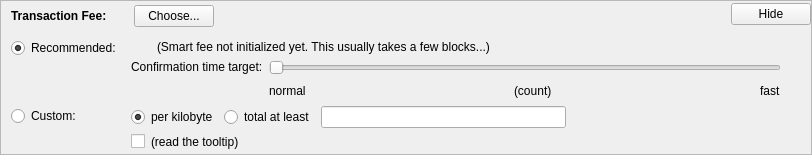
    <widget class="QFrame" name="frameFee">
     <property name="sizePolicy">
      <sizepolicy hsizetype="Expanding" vsizetype="Expanding">
       <horstretch>0</horstretch>
       <verstretch>0</verstretch>
      </sizepolicy>
     </property>
     <property name="maximumSize">
      <size>
       <width>16777215</width>
       <height>16777215</height>
      </size>
     </property>
     <property name="frameShape">
      <enum>QFrame::StyledPanel</enum>
     </property>
     <property name="frameShadow">
      <enum>QFrame::Sunken</enum>
     </property>
     <layout class="QVBoxLayout" name="verticalLayoutFee1">
      <property name="spacing">
       <number>0</number>
      </property>
      <property name="leftMargin">
       <number>0</number>
      </property>
      <property name="topMargin">
       <number>0</number>
      </property>
      <property name="rightMargin">
       <number>0</number>
      </property>
      <property name="bottomMargin">
       <number>0</number>
      </property>
      <item>
       <layout class="QVBoxLayout" name="verticalLayoutFee2" stretch="0,0,0">
        <property name="spacing">
         <number>0</number>
        </property>
        <property name="leftMargin">
         <number>10</number>
        </property>
        <property name="topMargin">
         <number>0</number>
        </property>
        <item>
         <layout class="QHBoxLayout" name="horizontalLayoutFee1">
          <property name="bottomMargin">
           <number>0</number>
          </property>
          <item>
           <layout class="QVBoxLayout" name="verticalLayoutFee7">
            <property name="spacing">
             <number>0</number>
            </property>
            <item>
             <spacer name="verticalSpacerSmartFee">
              <property name="orientation">
               <enum>Qt::Vertical</enum>
              </property>
              <property name="sizeType">
               <enum>QSizePolicy::Fixed</enum>
              </property>
              <property name="sizeHint" stdset="0">
               <size>
                <width>1</width>
                <height>4</height>
               </size>
              </property>
             </spacer>
            </item>
            <item>
             <layout class="QHBoxLayout" name="horizontalLayoutSmartFee">
              <property name="spacing">
               <number>10</number>
              </property>
              <item>
               <widget class="QLabel" name="labelFeeHeadline">
                <property name="sizePolicy">
                 <sizepolicy hsizetype="Preferred" vsizetype="Maximum">
                  <horstretch>0</horstretch>
                  <verstretch>0</verstretch>
                 </sizepolicy>
                </property>
                <property name="font">
                 <font>
                  <weight>75</weight>
                  <bold>true</bold>
                 </font>
                </property>
                <property name="styleSheet">
                 <string notr="true">font-weight:bold;</string>
                </property>
                <property name="text">
                 <string>Transaction Fee:</string>
                </property>
               </widget>
              </item>
              <item>
               <widget class="QLabel" name="labelFeeMinimized">
                <property name="text">
                 <string/>
                </property>
               </widget>
              </item>
              <item>
               <widget class="QPushButton" name="buttonChooseFee">
                <property name="text">
                 <string>Choose...</string>
                </property>
               </widget>
              </item>
             </layout>
            </item>
            <item>
             <spacer name="verticalSpacer_5">
              <property name="orientation">
               <enum>Qt::Vertical</enum>
              </property>
              <property name="sizeHint" stdset="0">
               <size>
                <width>1</width>
                <height>1</height>
               </size>
              </property>
             </spacer>
            </item>
           </layout>
          </item>
          <item>
           <spacer name="horizontalSpacer_4">
            <property name="orientation">
             <enum>Qt::Horizontal</enum>
            </property>
            <property name="sizeHint" stdset="0">
             <size>
              <width>40</width>
              <height>20</height>
             </size>
            </property>
           </spacer>
          </item>
          <item>
           <widget class="QPushButton" name="buttonMinimizeFee">
            <property name="toolTip">
             <string>collapse fee-settings</string>
            </property>
            <property name="text">
             <string>Hide</string>
            </property>
           </widget>
          </item>
         </layout>
        </item>
        <item>
         <widget class="QFrame" name="frameFeeSelection">
          <layout class="QVBoxLayout" name="verticalLayoutFee12">
           <property name="spacing">
            <number>0</number>
           </property>
           <property name="leftMargin">
            <number>0</number>
           </property>
           <property name="topMargin">
            <number>0</number>
           </property>
           <property name="rightMargin">
            <number>0</number>
           </property>
           <property name="bottomMargin">
            <number>0</number>
           </property>
           <item>
            <layout class="QGridLayout" name="gridLayoutFee">
             <property name="topMargin">
              <number>10</number>
             </property>
             <property name="bottomMargin">
              <number>4</number>
             </property>
             <property name="horizontalSpacing">
              <number>10</number>
             </property>
             <property name="verticalSpacing">
              <number>4</number>
             </property>
             <item row="1" column="1">
              <layout class="QVBoxLayout" name="verticalLayoutFee8">
               <property name="spacing">
                <number>6</number>
               </property>
               <item>
                <layout class="QHBoxLayout" name="horizontalLayoutFee13">
                 <item>
                  <widget class="QRadioButton" name="radioCustomPerKilobyte">
                   <property name="toolTip">
                    <string>If the custom fee is set to 1000 satoshis and the transaction is only 250 bytes, then &quot;per kilobyte&quot; only pays 250 satoshis in fee, while &quot;total at least&quot; pays 1000 satoshis. For transactions bigger than a kilobyte both pay by kilobyte.</string>
                   </property>
                   <property name="text">
                    <string>per kilobyte</string>
                   </property>
                   <property name="checked">
                    <bool>true</bool>
                   </property>
                   <attribute name="buttonGroup">
                    <string notr="true">groupCustomFee</string>
                   </attribute>
                  </widget>
                 </item>
                 <item>
                  <widget class="QRadioButton" name="radioCustomAtLeast">
                   <property name="toolTip">
                    <string>If the custom fee is set to 1000 satoshis and the transaction is only 250 bytes, then &quot;per kilobyte&quot; only pays 250 satoshis in fee, while &quot;total at least&quot; pays 1000 satoshis. For transactions bigger than a kilobyte both pay by kilobyte.</string>
                   </property>
                   <property name="text">
                    <string>total at least</string>
                   </property>
                   <attribute name="buttonGroup">
                    <string notr="true">groupCustomFee</string>
                   </attribute>
                  </widget>
                 </item>
                 <item>
                  <widget class="BitcoinAmountField" name="customFee"/>
                 </item>
                 <item>
                  <spacer name="horizontalSpacer_6">
                   <property name="orientation">
                    <enum>Qt::Horizontal</enum>
                   </property>
                   <property name="sizeHint" stdset="0">
                    <size>
                     <width>1</width>
                     <height>1</height>
                    </size>
                   </property>
                  </spacer>
                 </item>
                </layout>
               </item>
               <item>
                <layout class="QHBoxLayout" name="horizontalLayoutFee8">
                 <item>
                  <widget class="QCheckBox" name="checkBoxMinimumFee">
                   <property name="toolTip">
                    <string>Paying only the minimum fee is just fine as long as there is less transaction volume than space in the blocks. But be aware that this can end up in a never confirming transaction once there is more demand for solarcoin transactions than the network can process.</string>
                   </property>
                   <property name="text">
                    <string/>
                   </property>
                  </widget>
                 </item>
                 <item>
                  <widget class="QLabel" name="labelMinFeeWarning">
                   <property name="enabled">
                    <bool>true</bool>
                   </property>
                   <property name="toolTip">
                    <string>Paying only the minimum fee is just fine as long as there is less transaction volume than space in the blocks. But be aware that this can end up in a never confirming transaction once there is more demand for solarcoin transactions than the network can process.</string>
                   </property>
                   <property name="text">
                    <string>(read the tooltip)</string>
                   </property>
                   <property name="margin">
                    <number>5</number>
                   </property>
                  </widget>
                 </item>
                 <item>
                  <spacer name="horizontalSpacer_2">
                   <property name="orientation">
                    <enum>Qt::Horizontal</enum>
                   </property>
                   <property name="sizeHint" stdset="0">
                    <size>
                     <width>1</width>
                     <height>1</height>
                    </size>
                   </property>
                  </spacer>
                 </item>
                </layout>
               </item>
              </layout>
             </item>
             <item row="0" column="0">
              <layout class="QVBoxLayout" name="verticalLayoutFee4" stretch="0,1">
               <item>
                <widget class="QRadioButton" name="radioSmartFee">
                 <property name="text">
                  <string>Recommended:</string>
                 </property>
                 <property name="checked">
                  <bool>true</bool>
                 </property>
                 <attribute name="buttonGroup">
                  <string notr="true">groupFee</string>
                 </attribute>
                </widget>
               </item>
               <item>
                <spacer name="verticalSpacer_2">
                 <property name="orientation">
                  <enum>Qt::Vertical</enum>
                 </property>
                 <property name="sizeHint" stdset="0">
                  <size>
                   <width>1</width>
                   <height>1</height>
                  </size>
                 </property>
                </spacer>
               </item>
              </layout>
             </item>
             <item row="1" column="0">
              <layout class="QVBoxLayout" name="verticalLayoutFee9" stretch="0,1">
               <item>
                <widget class="QRadioButton" name="radioCustomFee">
                 <property name="text">
                  <string>Custom:</string>
                 </property>
                 <attribute name="buttonGroup">
                  <string notr="true">groupFee</string>
                 </attribute>
                </widget>
               </item>
               <item>
                <spacer name="verticalSpacer_6">
                 <property name="orientation">
                  <enum>Qt::Vertical</enum>
                 </property>
                 <property name="sizeHint" stdset="0">
                  <size>
                   <width>1</width>
                   <height>1</height>
                  </size>
                 </property>
                </spacer>
               </item>
              </layout>
             </item>
             <item row="0" column="1">
              <layout class="QVBoxLayout" name="verticalLayoutFee3" stretch="0,0,1">
               <property name="spacing">
                <number>6</number>
               </property>
               <property name="topMargin">
                <number>2</number>
               </property>
               <item>
                <layout class="QHBoxLayout" name="horizontalLayoutFee12">
                 <item>
                  <widget class="QLabel" name="labelSmartFee">
                   <property name="text">
                    <string/>
                   </property>
                   <property name="margin">
                    <number>2</number>
                   </property>
                  </widget>
                 </item>
                 <item>
                  <widget class="QLabel" name="labelFeeEstimation">
                   <property name="text">
                    <string/>
                   </property>
                  </widget>
                 </item>
                 <item>
                  <widget class="QLabel" name="labelSmartFee2">
                   <property name="text">
                    <string>(Smart fee not initialized yet. This usually takes a few blocks...)</string>
                   </property>
                   <property name="margin">
                    <number>2</number>
                   </property>
                  </widget>
                 </item>
                 <item>
                  <spacer name="horizontalSpacer_5">
                   <property name="orientation">
                    <enum>Qt::Horizontal</enum>
                   </property>
                   <property name="sizeHint" stdset="0">
                    <size>
                     <width>1</width>
                     <height>1</height>
                    </size>
                   </property>
                  </spacer>
                 </item>
                </layout>
               </item>
               <item>
                <layout class="QHBoxLayout" name="horizontalLayoutFee9">
                 <item>
                  <layout class="QVBoxLayout" name="verticalLayoutFee6">
                   <item>
                    <widget class="QLabel" name="labelSmartFee3">
                     <property name="text">
                      <string>Confirmation time target:</string>
                     </property>
                     <property name="margin">
                      <number>2</number>
                     </property>
                    </widget>
                   </item>
                   <item>
                    <spacer name="verticalSpacer_3">
                     <property name="orientation">
                      <enum>Qt::Vertical</enum>
                     </property>
                     <property name="sizeHint" stdset="0">
                      <size>
                       <width>1</width>
                       <height>1</height>
                      </size>
                     </property>
                    </spacer>
                   </item>
                  </layout>
                 </item>
                 <item>
                  <layout class="QVBoxLayout" name="verticalLayoutFee5">
                   <property name="rightMargin">
                    <number>30</number>
                   </property>
                   <item>
                    <widget class="QSlider" name="sliderSmartFee">
                     <property name="minimum">
                      <number>0</number>
                     </property>
                     <property name="maximum">
                      <number>23</number>
                     </property>
                     <property name="pageStep">
                      <number>1</number>
                     </property>
                     <property name="value">
                      <number>0</number>
                     </property>
                     <property name="orientation">
                      <enum>Qt::Horizontal</enum>
                     </property>
                     <property name="invertedAppearance">
                      <bool>false</bool>
                     </property>
                     <property name="invertedControls">
                      <bool>false</bool>
                     </property>
                     <property name="tickPosition">
                      <enum>QSlider::NoTicks</enum>
                     </property>
                    </widget>
                   </item>
                   <item>
                    <layout class="QHBoxLayout" name="horizontalLayoutFee10">
                     <item>
                      <widget class="QLabel" name="labelSmartFeeNormal">
                       <property name="text">
                        <string>normal</string>
                       </property>
                      </widget>
                     </item>
                     <item>
                      <spacer name="horizontalSpacer_7">
                       <property name="orientation">
                        <enum>Qt::Horizontal</enum>
                       </property>
                       <property name="sizeHint" stdset="0">
                        <size>
                         <width>40</width>
                         <height>20</height>
                        </size>
                       </property>
                      </spacer>
                     </item>
                     <item>
                      <widget class="QLabel" name="confirmationTargetLabel">
                       <property name="text">
                        <string notr="true">(count)</string>
                       </property>
                      </widget>
                     </item>
                     <item>
                      <spacer name="horizontalSpacer_3">
                       <property name="orientation">
                        <enum>Qt::Horizontal</enum>
                       </property>
                       <property name="sizeHint" stdset="0">
                        <size>
                         <width>40</width>
                         <height>20</height>
                        </size>
                       </property>
                      </spacer>
                     </item>
                     <item>
                      <widget class="QLabel" name="labelSmartFeeFast">
                       <property name="text">
                        <string>fast</string>
                       </property>
                      </widget>
                     </item>
                    </layout>
                   </item>
                  </layout>
                 </item>
                </layout>
               </item>
               <item>
                <spacer name="verticalSpacer_4">
                 <property name="orientation">
                  <enum>Qt::Vertical</enum>
                 </property>
                 <property name="sizeHint" stdset="0">
                  <size>
                   <width>1</width>
                   <height>1</height>
                  </size>
                 </property>
                </spacer>
               </item>
              </layout>
             </item>
            </layout>
           </item>
          </layout>
         </widget>
        </item>
        <item>
         <spacer name="verticalSpacerFee">
          <property name="orientation">
           <enum>Qt::Vertical</enum>
          </property>
          <property name="sizeHint" stdset="0">
           <size>
            <width>800</width>
            <height>1</height>
           </size>
          </property>
         </spacer>
        </item>
       </layout>
      </item>
     </layout>
    </widget>
